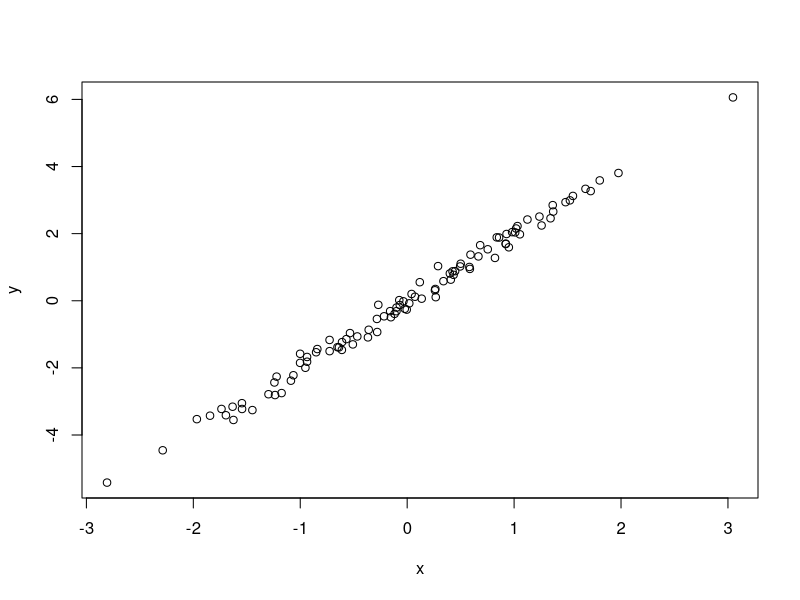

The R source for this figure:
# Simulate and plot data
# Jeff Oliver
# jcoliver@arizona.edu
# 2021-03-23

# Simulate data from normal distribution
x <- rnorm(n = 100)
y <- 2 * x + rnorm(n = 100, sd = 0.2)

# Plot simulated data
plot(x = x, y = y)
